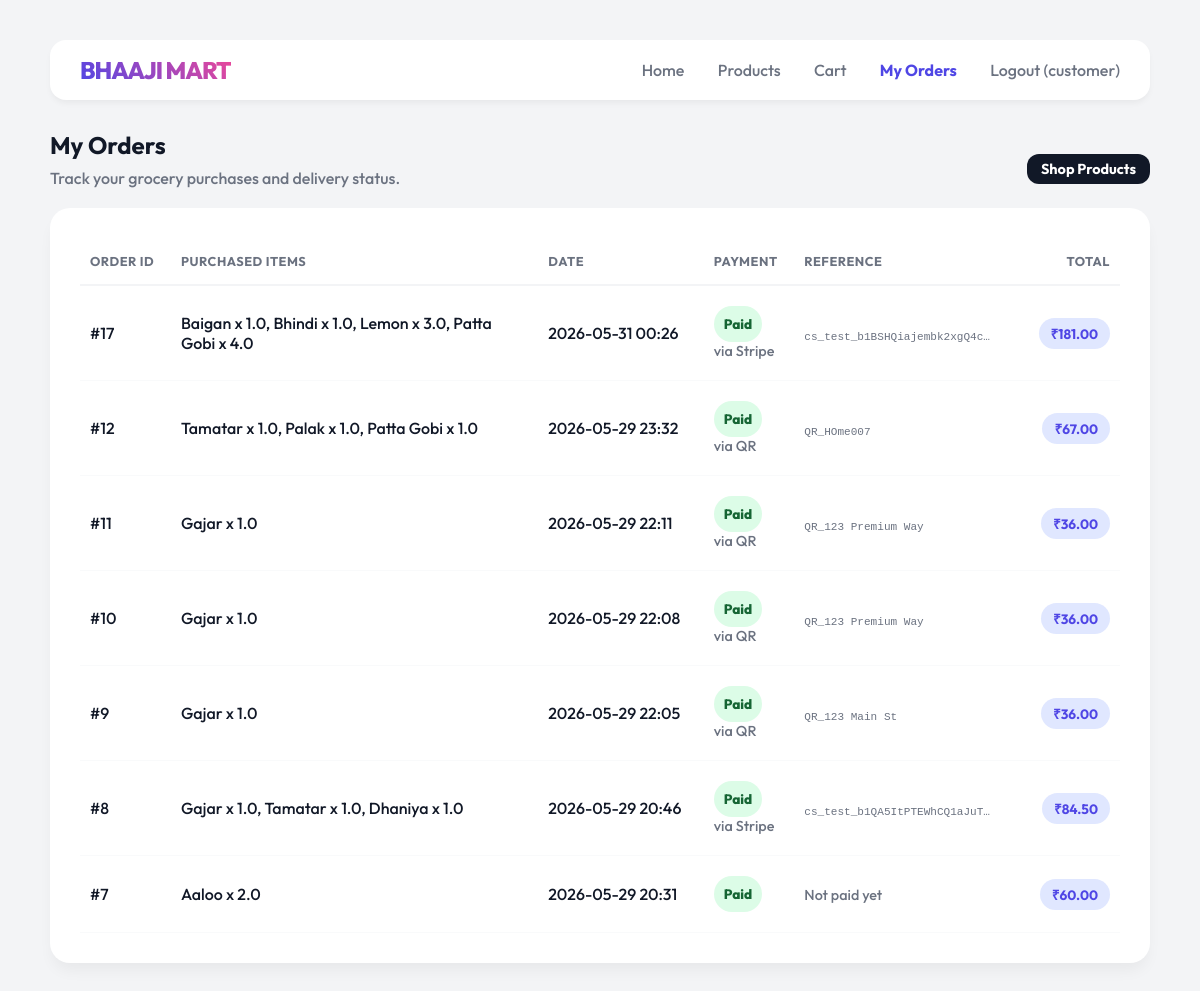
/my_orders (signed in), run on an earlier commit of the app's database.
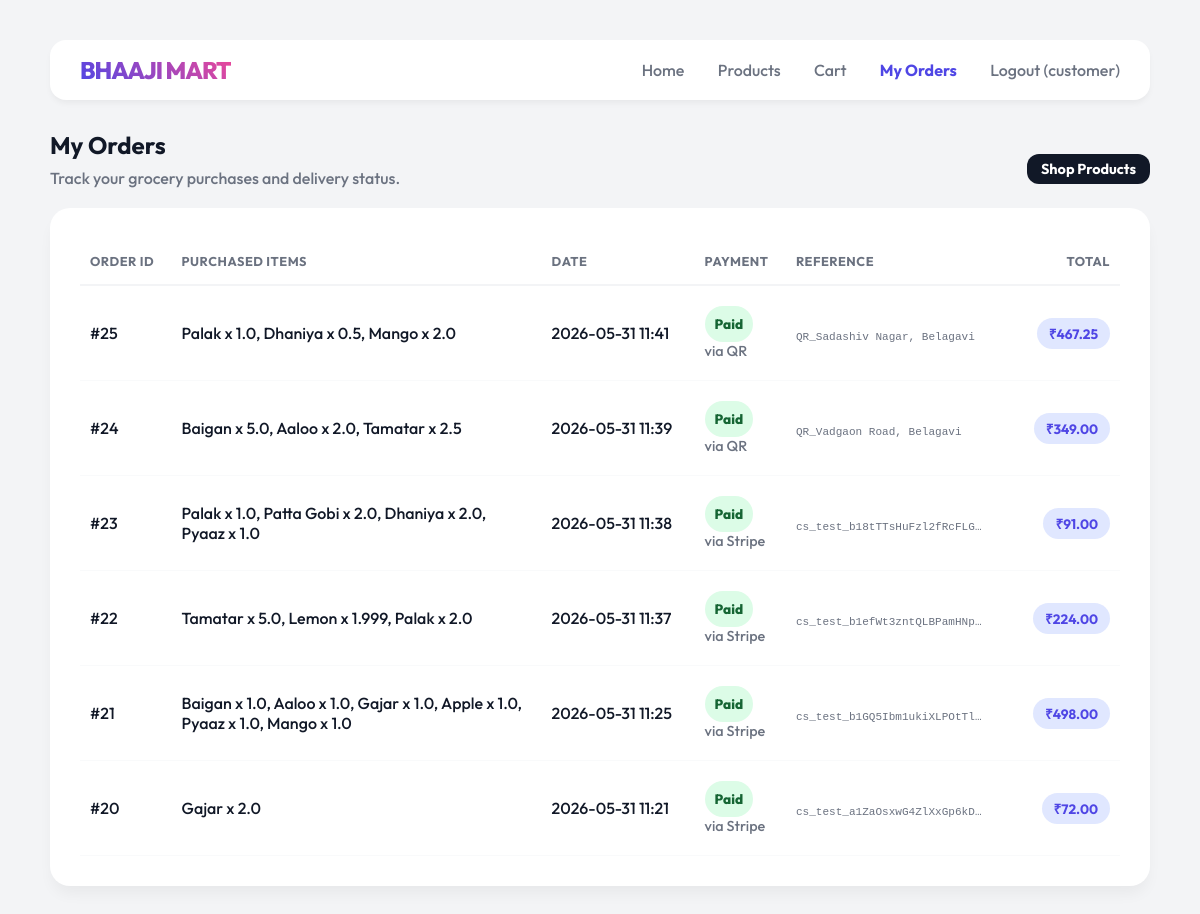
And on a later commit of the database.
### tables this page shows
CREATE TABLE users (
        id INTEGER PRIMARY KEY AUTOINCREMENT,
        username TEXT NOT NULL UNIQUE,
        password_hash TEXT NOT NULL,
        role TEXT NOT NULL CHECK(role IN ('admin', 'customer'))
    );

CREATE TABLE orders (
        order_id INTEGER PRIMARY KEY AUTOINCREMENT,
        customer_name TEXT,
        customer_address TEXT,
        order_date TEXT,
        total_amount REAL
    , user_id INTEGER REFERENCES users(id), payment_status TEXT DEFAULT 'Paid', order_status TEXT DEFAULT 'Pending', payment_id TEXT, payment_method TEXT);

### backend/app.py (the view)
@app.route("/my_orders")
@customer_required
def my_orders():
    orders = get_orders_by_user(current_user.id)
    return render_template("my_orders.html", orders=orders)

### backend/app.py (called while the page is built)
@login_manager.user_loader
def load_user(user_id):
    conn = get_connection()
    user_data = conn.execute("SELECT * FROM users WHERE id = ?", (user_id,)).fetchone()
    conn.close()
    if user_data:
        return User(user_data['id'], user_data['username'], user_data['password_hash'], user_data['role'])
    return None

def customer_required(f):
    @wraps(f)
    @login_required
    def decorated_function(*args, **kwargs):
        if current_user.role != 'customer':
            return "403 Forbidden: Customers only", 403
        return f(*args, **kwargs)
    return decorated_function

@app.context_processor
def inject_cart_count():
    if current_user.is_authenticated and current_user.role == 'customer':
        return {"cart_count": get_cart_count(current_user.id)}
    return {"cart_count": 0}

### backend/db.py (called while the page is built)
def get_connection():
    conn = sqlite3.connect(DB_NAME)
    conn.row_factory = sqlite3.Row
    return conn

def get_cart_count(user_id):
    conn = get_connection()
    row = conn.execute(
        "SELECT COALESCE(SUM(quantity), 0) AS count FROM cart WHERE user_id = ?",
        (user_id,)
    ).fetchone()
    conn.close()
    return row["count"] if row else 0

### backend/orders.py (called while the page is built)
def get_orders_by_user(user_id):
    conn = get_connection()
    orders = conn.execute("""
        SELECT o.*,
               GROUP_CONCAT(p.name || ' x ' || od.quantity, ', ') AS items
        FROM orders o
        LEFT JOIN order_details od ON o.order_id = od.order_id
        LEFT JOIN products p ON od.product_id = p.product_id
        WHERE o.user_id = ?
        GROUP BY o.order_id
        ORDER BY o.order_id DESC
    """, (user_id,)).fetchall()
    conn.close()
    return orders

### templates/my_orders.html
{% extends "base.html" %}
{% block content %}
<div class="page-header flex-between">
    <div>
        <h2 class="page-title">My Orders</h2>
        <p class="page-subtitle">Track your grocery purchases and delivery status.</p>
    </div>
    <a href="/new_order" class="btn btn-small">Shop Products</a>
</div>
<div class="main-content">
    {% if orders %}
    <table>
        <thead>
            <tr>
                <th>Order ID</th>
                <th>Purchased Items</th>
                <th>Date</th>
                <th>Payment</th>
                <th>Reference</th>
                <th class="text-right">Total</th>
            </tr>
        </thead>
        <tbody>
            {% for order in orders %}
            <tr onclick="window.location='/order/{{ order.order_id }}'" style="cursor: pointer;">
                <td>#{{ order.order_id }}</td>
                <td style="max-width: 320px;">{{ order.items or "No items" }}</td>
                <td>{{ order.order_date }}</td>
                <td>
                    <span class="stock-pill {% if order.payment_status == 'Paid' %}stock-in{% else %}stock-pending{% endif %}">
                        {{ order.payment_status or "Pending" }}
                    </span>
                    {% if order.payment_method %}
                    <div class="muted-cell">via {{ order.payment_method }}</div>
                    {% endif %}
                </td>
                <td>
                    {% if order.payment_id %}
                    <span class="payment-reference">{{ order.payment_id }}</span>
                    {% else %}
                    <span class="muted-cell">Not paid yet</span>
                    {% endif %}
                </td>
                <td class="text-right">
                    <span class="tag">&#8377;{{ "%.2f"|format(order.total_amount or 0) }}</span>
                </td>
            </tr>
            {% endfor %}
        </tbody>
    </table>
    {% else %}
    <div class="empty-state">
        <h3>No orders yet.</h3>
        <p>Your completed orders will appear here.</p>
        <a href="/new_order" class="btn">Browse Products</a>
    </div>
    {% endif %}
</div>
{% endblock %}

### templates/base.html (shortened to what this page needs)
<!DOCTYPE html>
<html lang="en">
<head>
    <link rel="stylesheet" href="{{ url_for('static', filename='style.css') }}">
</head>
<body>
    <div class="container">
        <div class="top-bar">
            <a href="/" class="logo">Bhaaji Mart</a>
            <div class="nav">
                {% if current_user.is_authenticated %}
                {% if current_user.role == 'customer' %}
                <a href="/" class="{% if request.path == '/' %}active{% endif %}">Home</a>
                <a href="/new_order" class="{% if request.path == '/new_order' %}active{% endif %}">Products</a>
                <a href="/cart" class="{% if request.path == '/cart' %}active{% endif %}">
                    Cart
                </a>
                <a href="/my_orders"
                    class="{% if request.path == '/my_orders' or request.path.startswith('/order/') %}active{% endif %}">My Orders</a>
                {% endif %}
                <a href="/logout">Logout ({{ current_user.username }})</a>
                {% else %}
                <a href="/login" class="{% if request.path == '/login' %}active{% endif %}">Login</a>
                {% endif %}
            </div>
        </div>
        {% block content %}{% endblock %}
    </div>
</body>
</html>

### static/style.css (style rules this page uses)
:root { --bg-color: #f3f4f6; --surface: #ffffff; --primary: #4f46e5; --accent: #ec4899; --text-main: #111827; --text-sub: #6b7280; --border-light: #f9fafb; --input-bg: #f9fafb; --danger: #ef4444; }
body { background-color: var(--bg-color); color: var(--text-main); font-family: 'Outfit', sans-serif; margin: 0; padding: 40px; min-height: 100vh; }
.container { max-width: 1100px; margin: 0 auto; }
.top-bar { display: flex; justify-content: space-between; align-items: center; margin-bottom: 30px; background: var(--surface); padding: 15px 30px; border-radius: 16px; box-shadow: 0 4px 6px -1px rgba(0, 0, 0, 0.05); }
.logo { font-weight: 800; font-size: 1.5em; background: linear-gradient(45deg, var(--primary), var(--accent)); -webkit-background-clip: text; background-clip: text; -webkit-text-fill-color: transparent; text-transform: uppercase; letter-spacing: -1px; text-decoration: none; display: block; }
.nav a { text-decoration: none; color: var(--text-sub); font-weight: 500; margin-left: 30px; transition: 0.2s; }
.nav a.active { color: var(--primary); font-weight: 700; }
.main-content { background: var(--surface); border-radius: 20px; padding: 30px; box-shadow: 0 10px 15px -3px rgba(0, 0, 0, 0.05); }
table { width: 100%; border-collapse: collapse; }
th { text-align: left; padding: 15px 10px; color: var(--text-sub); font-size: 0.8em; text-transform: uppercase; letter-spacing: 0.5px; border-bottom: 2px solid #f3f4f6; }
td { padding: 20px 10px; border-bottom: 1px solid #f9fafb; font-weight: 500; }
.tag { background: #e0e7ff; color: var(--primary); padding: 6px 12px; border-radius: 20px; font-size: 0.85em; font-weight: 700; display: inline-block; }
.btn { display: inline-block; background: var(--text-main); color: #fff; border: none; padding: 12px 24px; border-radius: 12px; font-weight: 700; font-family: 'Outfit', sans-serif; font-size: 1em; cursor: pointer; text-decoration: none; text-align: center; transition: 0.2s; }
.btn-small { padding: 6px 14px; font-size: 0.9em; }
.page-title { margin-top: 0; margin-bottom: 20px; }
.page-subtitle { margin: -12px 0 20px; color: var(--text-sub); font-weight: 500; }
.text-right { text-align: right; }
.flex-between { display: flex; justify-content: space-between; align-items: center; }
.muted-cell, .discount-note { color: var(--text-sub); font-size: 0.9em; }
.stock-pill { display: inline-flex; align-items: center; min-height: 28px; padding: 4px 10px; border-radius: 999px; font-size: 0.85em; font-weight: 800; }
.stock-in { background: #dcfce7; color: #166534; }
.payment-reference { display: inline-block; max-width: 190px; color: var(--text-sub); font-family: monospace; font-size: 0.85em; overflow: hidden; text-overflow: ellipsis; vertical-align: bottom; white-space: nowrap; }

What changed in the data, as far as the page shows it:
removed orders: order_id "17", items "Baigan x 1.0, Bhindi x 1.0, Lemon x 3.0, Patta Gobi x 4.0", order_date "2026-05-31 00:26", payment_status "Paid", payment_method "Stripe", payment_id "cs_test_b1BSHQiajembk2xgQ4c…", total_amount "181.00"
removed orders: order_id "12", items "Tamatar x 1.0, Palak x 1.0, Patta Gobi x 1.0", order_date "2026-05-29 23:32", payment_status "Paid", payment_method "QR", payment_id "QR_HOme007", total_amount "67.00"
removed orders: order_id "11", items "Gajar x 1.0", order_date "2026-05-29 22:11", payment_status "Paid", payment_method "QR", payment_id "QR_123 Premium Way", total_amount "36.00"
removed orders: order_id "10", items "Gajar x 1.0", order_date "2026-05-29 22:08", payment_status "Paid", payment_method "QR", payment_id "QR_123 Premium Way", total_amount "36.00"
removed orders: order_id "9", items "Gajar x 1.0", order_date "2026-05-29 22:05", payment_status "Paid", payment_method "QR", payment_id "QR_123 Main St", total_amount "36.00"
removed orders: order_id "8", items "Gajar x 1.0, Tamatar x 1.0, Dhaniya x 1.0", order_date "2026-05-29 20:46", payment_status "Paid", payment_method "Stripe", payment_id "cs_test_b1QA5ItPTEWhCQ1aJuT…", total_amount "84.50"
removed orders: order_id "7", items "Aaloo x 2.0", order_date "2026-05-29 20:31", payment_status "Paid", shows "Not paid yet", total_amount "60.00"
added orders: order_id "25", items "Palak x 1.0, Dhaniya x 0.5, Mango x 2.0", order_date "2026-05-31 11:41", payment_status "Paid", payment_method "QR", payment_id "QR_Sadashiv Nagar, Belagavi", total_amount "467.25"
added orders: order_id "24", items "Baigan x 5.0, Aaloo x 2.0, Tamatar x 2.5", order_date "2026-05-31 11:39", payment_status "Paid", payment_method "QR", payment_id "QR_Vadgaon Road, Belagavi", total_amount "349.00"
added orders: order_id "23", items "Palak x 1.0, Patta Gobi x 2.0, Dhaniya x 2.0, Pyaaz x 1.0", order_date "2026-05-31 11:38", payment_status "Paid", payment_method "Stripe", payment_id "cs_test_b18tTTsHuFzl2fRcFLG…", total_amount "91.00"
added orders: order_id "22", items "Tamatar x 5.0, Lemon x 1.999, Palak x 2.0", order_date "2026-05-31 11:37", payment_status "Paid", payment_method "Stripe", payment_id "cs_test_b1efWt3zntQLBPamHNp…", total_amount "224.00"
added orders: order_id "21", items "Baigan x 1.0, Aaloo x 1.0, Gajar x 1.0, Apple x 1.0, Pyaaz x 1.0, Mango x 1.0", order_date "2026-05-31 11:25", payment_status "Paid", payment_method "Stripe", payment_id "cs_test_b1GQ5Ibm1ukiXLPOtTl…", total_amount "498.00"
added orders: order_id "20", items "Gajar x 2.0", order_date "2026-05-31 11:21", payment_status "Paid", payment_method "Stripe", payment_id "cs_test_a1ZaOsxwG4ZlXxGp6kD…", total_amount "72.00"
